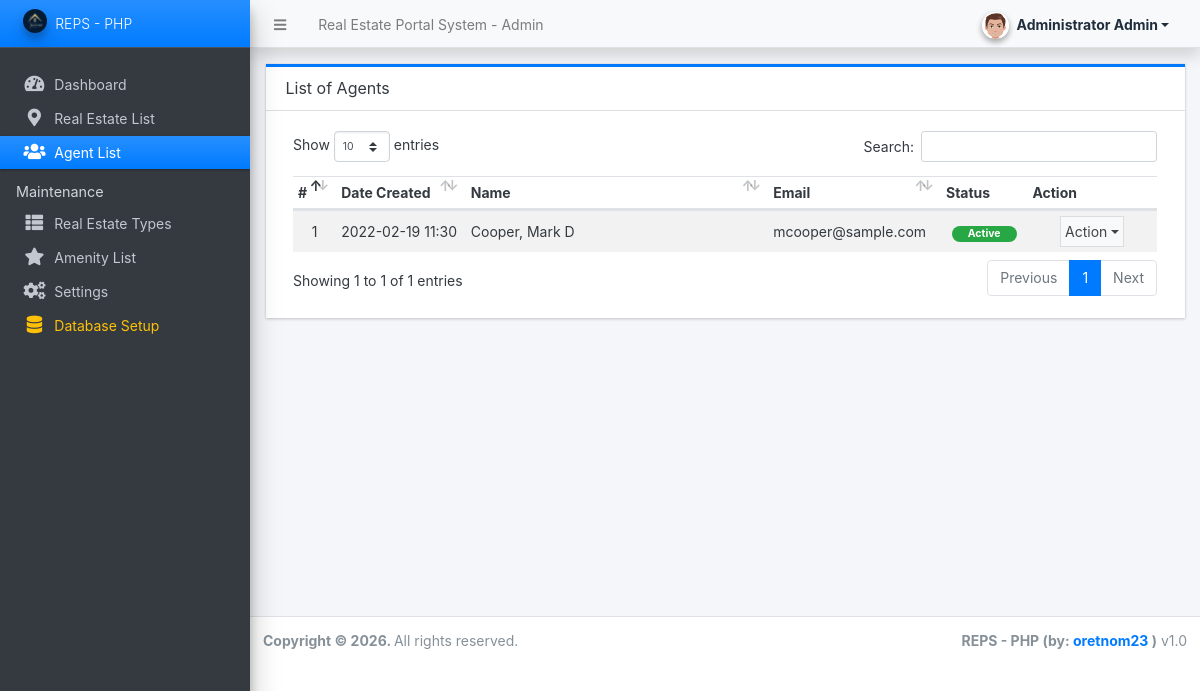
/admin/?page=agents (signed in), run on the app's committed database.
### tables this page shows
CREATE TABLE `agent_list` (
  `id` int(30) NOT NULL AUTO_INCREMENT,
  `firstname` text NOT NULL,
  `middlename` text DEFAULT NULL,
  `lastname` text NOT NULL,
  `gender` text NOT NULL,
  `contact` text NOT NULL,
  `address` text NOT NULL,
  `email` text NOT NULL,
  `password` text NOT NULL,
  `avatar` text DEFAULT NULL,
  `status` tinyint(1) NOT NULL DEFAULT 1,
  `delete_flag` tinyint(1) NOT NULL DEFAULT 0,
  `date_created` datetime NOT NULL DEFAULT current_timestamp(),
  `date_updated` datetime DEFAULT NULL,
  PRIMARY KEY (`id`)
);

### admin/agents/index.php (the view, shortened to what this page needs)
<div class="card card-outline rounded-0 card-primary">
	<div class="card-header">
		<h3 class="card-title">List of Agents</h3>
	</div>
	<div class="card-body">
        <div class="container-fluid">
			<table class="table table-hover table-striped" id="list">
				<colgroup>
					<col width="5%">
					<col width="15%">
					<col width="35%">
					<col width="20%">
					<col width="10%">
					<col width="15%">
				</colgroup>
				<thead>
					<tr>
						<th>#</th>
						<th>Date Created</th>
						<th>Name</th>
						<th>Email</th>
						<th>Status</th>
						<th>Action</th>
					</tr>
				</thead>
				<tbody>
					<?php
					$i = 1;
						$qry = ($conn && $conn instanceof mysqli && !$conn->connect_error) ? @$conn->query("SELECT *,concat(lastname,', ',firstname,' ', COALESCE(middlename,'')) as fullname from `agent_list` where delete_flag = 0 order by concat(lastname,', ',firstname,' ', COALESCE(middlename,'')) asc ") : false;
						if ($qry && $qry instanceof mysqli_result):
						while($row = $qry->fetch_assoc()):
					?>
						<tr>
							<td class="text-center"><?php echo $i++; ?></td>
							<td><?php echo date("Y-m-d H:i",strtotime($row['date_created'])) ?></td>
							<td><?php echo $row['fullname'] ?></td>
							<td><?php echo $row['email'] ?></td>
							<td class="text-center">
                                <?php if($row['status'] == 1): ?>
                                    <span class="badge badge-success px-3 rounded-pill">Active</span>
                                <?php else: ?>
                                    <span class="badge badge-danger px-3 rounded-pill">Inactive</span>
                                <?php endif; ?>
                            </td>
							<td align="center">
								 <button type="button" class="btn btn-flat p-1 btn-default btn-sm dropdown-toggle dropdown-icon" data-toggle="dropdown">
				                  		Action
				                  </button>
							</td>
						</tr>
					<?php
						endwhile;
						endif;
					?>
				</tbody>
			</table>
		</div>
	</div>
</div>

### data on the page
agent_list: date_created "2022-02-19 11:30", fullname "Cooper, Mark D", email "mcooper@sample.com", status "Active"

### other printed values
$_settings->info('name') "Real Estate Portal System"
$_settings->userdata('firstname').' '.$_settings->userdata('lastname') "Administrator Admin"
$_settings->info('short_name') ?: 'REPS - PHP' "REPS - PHP"
$_settings->info('short_name') "REPS - PHP"
